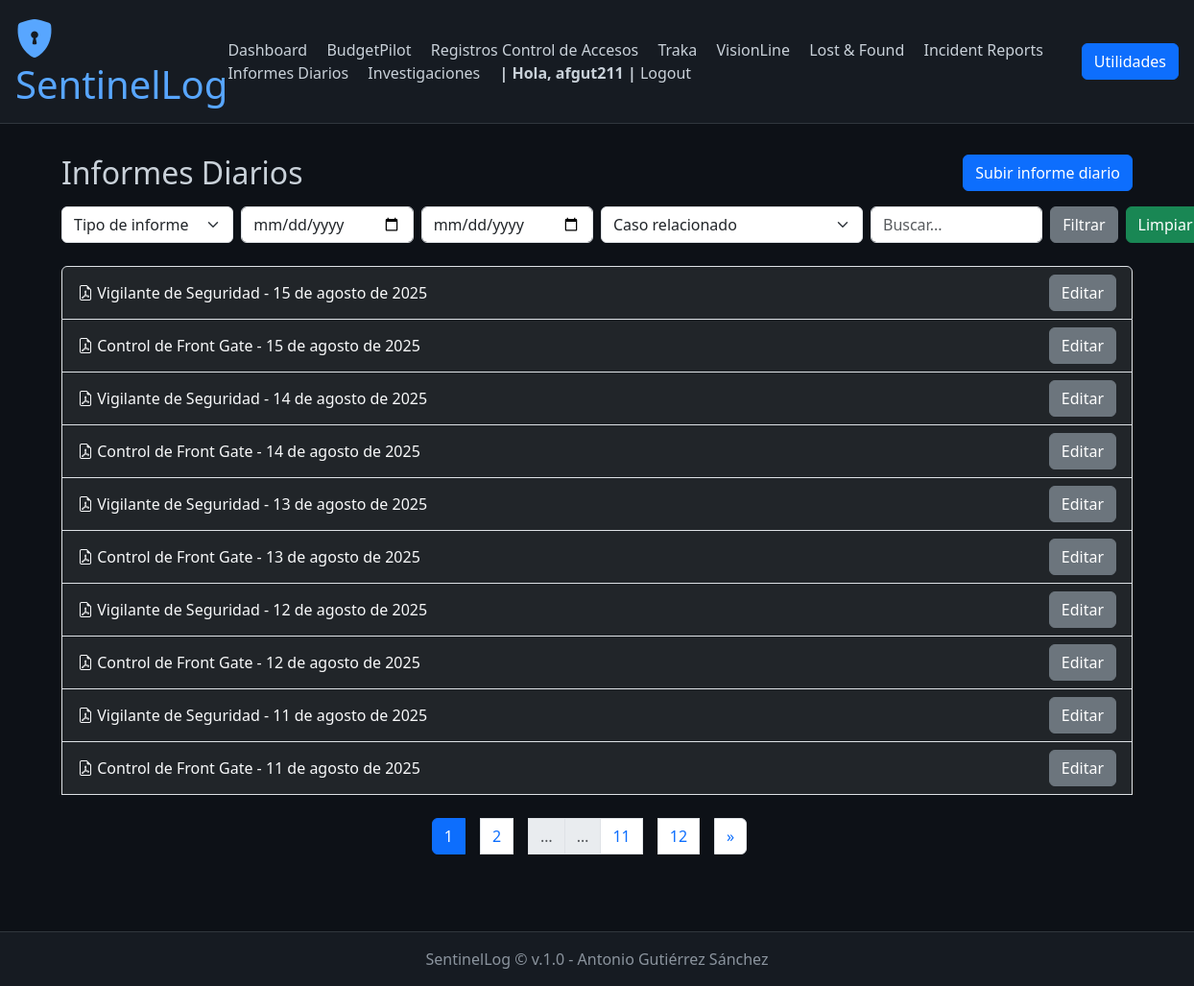
Page /daily_reports/ (signed in) on the earlier database version.
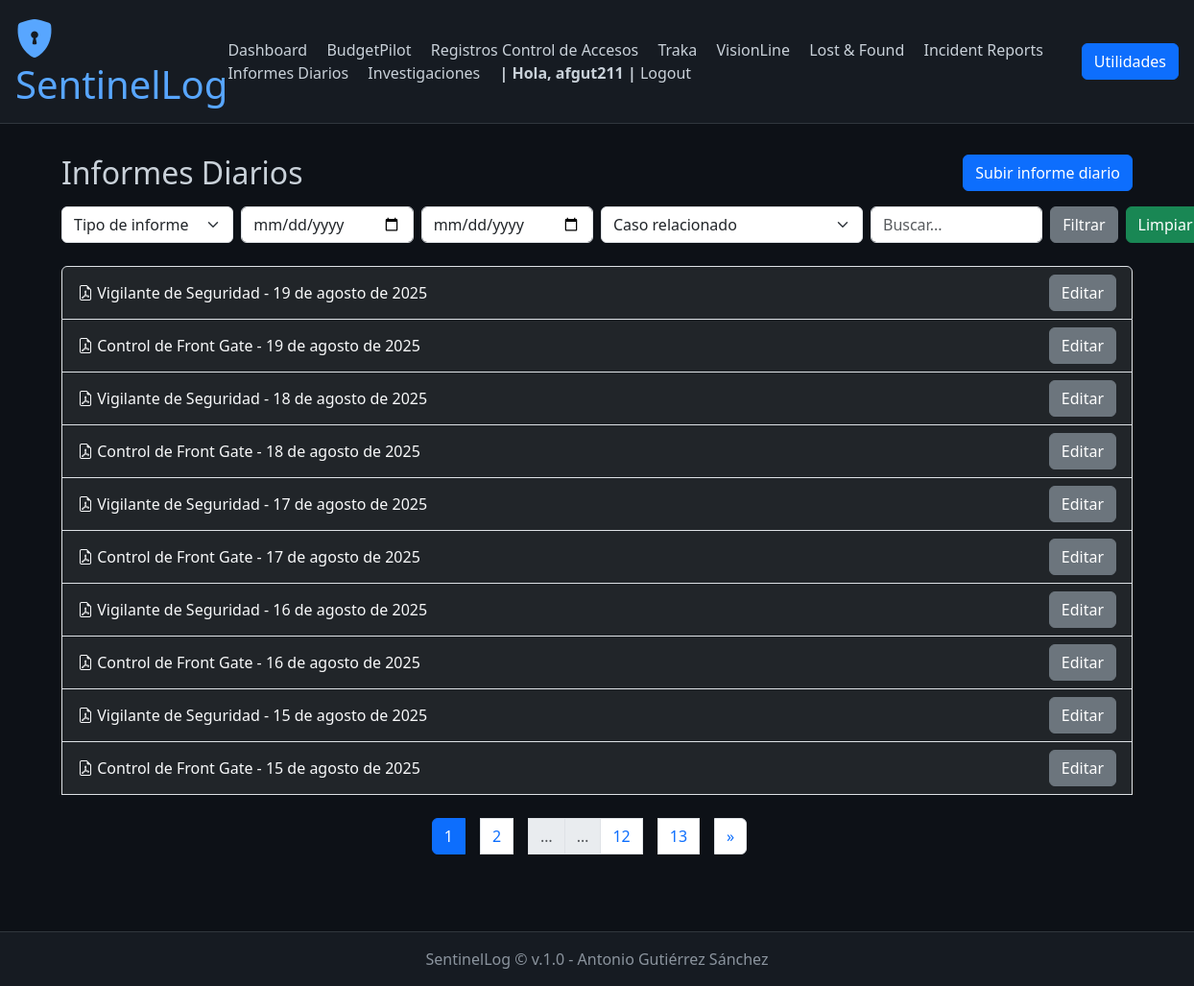
Same page on the later database version.
### daily_reports/models.py (models this page shows, shortened)
class DailyReport(models.Model):
    REPORT_TYPE_CHOICES = [
        ('vigilante', 'Vigilante de Seguridad'),
        ('front_gate', 'Control de Front Gate'),
        ('otro', 'Otro'),
    ]
    report_type = models.CharField(
        max_length=20,
        choices=REPORT_TYPE_CHOICES,
        default='vigilante'
    )
    date = models.DateField(help_text="Fecha a la que corresponde el informe")
    uploaded_at = models.DateTimeField(auto_now_add=True)
    uploaded_by = models.ForeignKey(User, on_delete=models.SET_NULL, null=True, blank=True)
    pdf_file = models.FileField(upload_to='daily_reports/pdfs/')
    related_case = models.ForeignKey(
        'investigations.InvestigationCase',
        on_delete=models.SET_NULL,
        null=True,
        blank=True,
        help_text="Relaciona este informe con un caso de investigación si aplica"
    )
    notes = models.TextField(blank=True, help_text="Notas u observaciones adicionales")
    pdf_text = models.TextField(blank=True, help_text="Texto extraído del PDF para búsqueda")
    history = HistoricalRecords()

### daily_reports/views.py (the view)
# urls.py: path('', views.index, name='daily_activity_index'),
def index(request):
    reports = DailyReport.objects.all().order_by('-date')
    report_type = request.GET.get('report_type')
    date_from = request.GET.get('date_from')
    date_to = request.GET.get('date_to')
    related_case = request.GET.get('related_case')
    search = request.GET.get('search')
    if report_type:
        reports = reports.filter(report_type=report_type)
    if date_from:
        reports = reports.filter(date__gte=date_from)
    if date_to:
        reports = reports.filter(date__lte=date_to)
    if related_case:
        reports = reports.filter(related_case=related_case)
    if search:
        reports = reports.filter(
            Q(notes__icontains=search) |
            Q(related_case__title__icontains=search) |
            Q(pdf_text__icontains=search)
        )
    from investigations.models import InvestigationCase
    cases = InvestigationCase.objects.all()
    paginator = Paginator(reports, 10)  # 10 por página
    page_number = request.GET.get('page')
    page_obj = paginator.get_page(page_number)
    return render(request, 'daily_reports/index.html', {
        'page_obj': page_obj,
        'cases': cases,
        'selected': {
            'report_type': report_type,
            'date_from': date_from,
            'date_to': date_to,
            'related_case': related_case,
            'search': search,
        }
    })

### daily_reports/templates/daily_reports/index.html (shortened to what this page needs)
{% extends 'base.html' %}
{% block content %}
<div class="d-flex justify-content-between align-items-center mb-3">
    <h2 class="mb-0">Informes Diarios</h2>
    <a href="{% url 'add_daily_report' %}" class="btn btn-primary">
        Subir informe diario
    </a>
</div>
<form method="get" class="row g-2 mb-4">
    <div class="col-md-2">
        <select name="report_type" class="form-select">
            <option value="">Tipo de informe</option>
        </select>
    </div>
    <div class="col-md-2">
        <input type="date" name="date_from" class="form-control" value="{{ selected.date_from }}">
    </div>
    <div class="col-md-2">
        <input type="date" name="date_to" class="form-control" value="{{ selected.date_to }}">
    </div>
    <div class="col-md-3">
        <select name="related_case" class="form-select">
            <option value="">Caso relacionado</option>
        </select>
    </div>
    <div class="col-md-2">
        <input type="text" name="search" class="form-control" placeholder="Buscar..." value="{{ selected.search|default_if_none:'' }}">
    </div>
    <div class="col-md-1 d-flex gap-2 align-items-center">
        <button type="submit" class="btn btn-secondary">Filtrar</button>
        <a href="{% url 'daily_reports_index' %}" class="btn btn-success">Limpiar</a>
    </div>
</form>
<div class="list-group">
    {% for report in page_obj %}
        <div class="list-group-item bg-dark text-light d-flex justify-content-between align-items-center">
            <div>
                <a href="{{ report.pdf_file.url }}" target="_blank" class="text-light text-decoration-none">
                    <i class="bi bi-file-earmark-pdf"></i>
                    {{ report.get_report_type_display }} - {{ report.date }}
                </a>
            </div>
            <a href="{% url 'edit_daily_report' report.pk %}" class="btn btn-secondary">
                Editar
            </a>
        </div>
    {% empty %}
        <div class="alert alert-info mb-0">
            No hay informes diarios registrados.
        </div>
    {% endfor %}
    <br>
    {% with request.GET.urlencode as filter_query %}
        <nav aria-label="Paginación">
            <ul class="pagination justify-content-center">
                {% for num in page_obj.paginator.page_range %}
                {% if num <= 2 or num > page_obj.paginator.num_pages|add:'-2' or num >= page_obj.number|add:'-1' and num <= page_obj.number|add:'1' %}
                    <li class="page-item {% if page_obj.number == num %}active{% endif %}">
                    <a class="page-link" href="?{{ filter_query }}{% if filter_query %}&{% endif %}page={{ num }}">{{ num }}</a>
                    </li>
                {% elif num == 3 or num == page_obj.paginator.num_pages|add:'-2' %}
                    <li class="page-item disabled"><span class="page-link">…</span></li>
                {% endif %}
                {% endfor %}
                {% if page_obj.has_next %}
                <li class="page-item">
                    <a class="page-link" href="?{{ filter_query }}{% if filter_query %}&{% endif %}page={{ page_obj.next_page_number }}">&raquo;</a>
                </li>
                {% endif %}
            </ul>
        </nav>
    {% endwith %}
</div>
{% endblock %}

Differences in the rows shown:
no longer on this page (row unchanged): DailyReport: report_type "Vigilante de Seguridad", date "14 de agosto de 2025"
no longer on this page (row unchanged): DailyReport: report_type "Control de Front Gate", date "14 de agosto de 2025"
no longer on this page (row unchanged): DailyReport: report_type "Vigilante de Seguridad", date "13 de agosto de 2025"
no longer on this page (row unchanged): DailyReport: report_type "Control de Front Gate", date "13 de agosto de 2025"
no longer on this page (row unchanged): DailyReport: report_type "Vigilante de Seguridad", date "12 de agosto de 2025"
no longer on this page (row unchanged): DailyReport: report_type "Control de Front Gate", date "12 de agosto de 2025"
no longer on this page (row unchanged): DailyReport: report_type "Vigilante de Seguridad", date "11 de agosto de 2025"
no longer on this page (row unchanged): DailyReport: report_type "Control de Front Gate", date "11 de agosto de 2025"
added DailyReport: report_type "Vigilante de Seguridad", date "19 de agosto de 2025"
added DailyReport: report_type "Control de Front Gate", date "19 de agosto de 2025"
added DailyReport: report_type "Vigilante de Seguridad", date "18 de agosto de 2025"
added DailyReport: report_type "Control de Front Gate", date "18 de agosto de 2025"
added DailyReport: report_type "Vigilante de Seguridad", date "17 de agosto de 2025"
added DailyReport: report_type "Control de Front Gate", date "17 de agosto de 2025"
added DailyReport: report_type "Vigilante de Seguridad", date "16 de agosto de 2025"
added DailyReport: report_type "Control de Front Gate", date "16 de agosto de 2025"
Other differences:
new list line: "13"
list line gone: "11"
